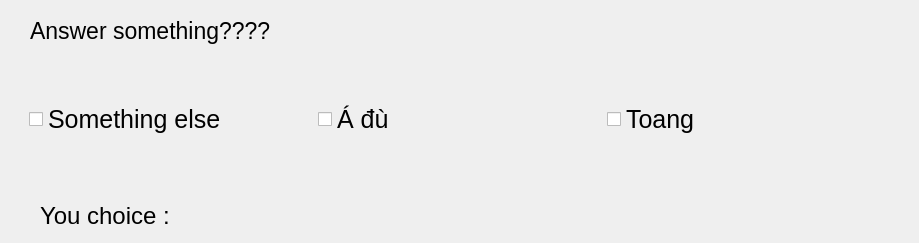
<?xml version="1.0" encoding="UTF-8"?>
<ui version="4.0">
 <class>Dialog</class>
 <widget class="QDialog" name="Dialog">
  <property name="geometry">
   <rect>
    <x>0</x>
    <y>0</y>
    <width>919</width>
    <height>243</height>
   </rect>
  </property>
  <property name="windowTitle">
   <string>Dialog</string>
  </property>
  <widget class="QLabel" name="label">
   <property name="geometry">
    <rect>
     <x>30</x>
     <y>10</y>
     <width>471</width>
     <height>41</height>
    </rect>
   </property>
   <property name="font">
    <font>
     <pointsize>17</pointsize>
    </font>
   </property>
   <property name="text">
    <string>Answer something????</string>
   </property>
   <property name="textFormat">
    <enum>Qt::PlainText</enum>
   </property>
   <property name="scaledContents">
    <bool>false</bool>
   </property>
  </widget>
  <widget class="QWidget" name="horizontalLayoutWidget">
   <property name="geometry">
    <rect>
     <x>29</x>
     <y>59</y>
     <width>861</width>
     <height>121</height>
    </rect>
   </property>
   <layout class="QHBoxLayout" name="horizontalLayout">
    <item>
     <widget class="QCheckBox" name="checkBox_2">
      <property name="font">
       <font>
        <pointsize>19</pointsize>
       </font>
      </property>
      <property name="text">
       <string>Something else</string>
      </property>
     </widget>
    </item>
    <item>
     <widget class="QCheckBox" name="checkBox">
      <property name="font">
       <font>
        <pointsize>19</pointsize>
       </font>
      </property>
      <property name="text">
       <string>Á đù</string>
      </property>
     </widget>
    </item>
    <item>
     <widget class="QCheckBox" name="checkBox_3">
      <property name="font">
       <font>
        <pointsize>19</pointsize>
       </font>
      </property>
      <property name="text">
       <string>Toang</string>
      </property>
     </widget>
    </item>
   </layout>
  </widget>
  <widget class="QLabel" name="label_2">
   <property name="geometry">
    <rect>
     <x>40</x>
     <y>200</y>
     <width>751</width>
     <height>31</height>
    </rect>
   </property>
   <property name="font">
    <font>
     <pointsize>18</pointsize>
    </font>
   </property>
   <property name="text">
    <string>You choice : </string>
   </property>
  </widget>
 </widget>
 <resources/>
 <connections/>
</ui>
